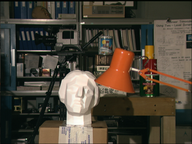
#> input picture 3dImage/1.png, 192 x 144 px, shrunk from 384 x 288 before the run
$ python BFMatching.py
#> lines starting #> are read from the running program, lines starting #| are printed output that depends on the picture
import numpy as np
import cv2 as cv
import matplotlib.pyplot as plt
img1 = cv.imread('1.png',cv.IMREAD_GRAYSCALE)          # queryImage
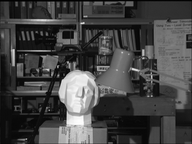
#> img1: shape (144, 192); min 0, max 254, mean 67.9
img2 = cv.imread('1.png',cv.IMREAD_GRAYSCALE) # trainImage
# Initiate ORB detector
orb = cv.ORB_create()
# find the keypoints and descriptors with ORB
kp1, des1 = orb.detectAndCompute(img1,None)
#> kp1 = 314 keypoints; strongest (x, y, size): (48, 70, 31), (76, 67, 31), (97, 67, 31), (145, 56, 31)
kp2, des2 = orb.detectAndCompute(img2,None)
#> kp2 has the same summary as kp1
# create BFMatcher object
bf = cv.BFMatcher(cv.NORM_HAMMING, crossCheck=True)
# Match descriptors.
matches = bf.match(des1,des2)
#> matches = 314 matches
# Sort them in the order of their distance.
matches = sorted(matches, key = lambda x:x.distance)
# Draw first 10 matches.
img3 = cv.drawMatches(img1,kp1,img2,kp2,matches[:10],None,flags=cv.DrawMatchesFlags_NOT_DRAW_SINGLE_POINTS)
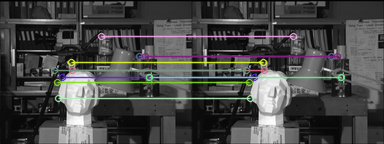
#> img3: shape (144, 384, 3); mean of channels 0, 1, 2 70.4, 71.6, 71.3; drawn as B, G, R
plt.imshow(img3),plt.show()

import numpy as np
import cv2 as cv
import matplotlib.pyplot as plt
img1 = cv.imread('1.png',cv.IMREAD_GRAYSCALE)          # queryImage
img2 = cv.imread('3.jpg',cv.IMREAD_GRAYSCALE) # trainImage
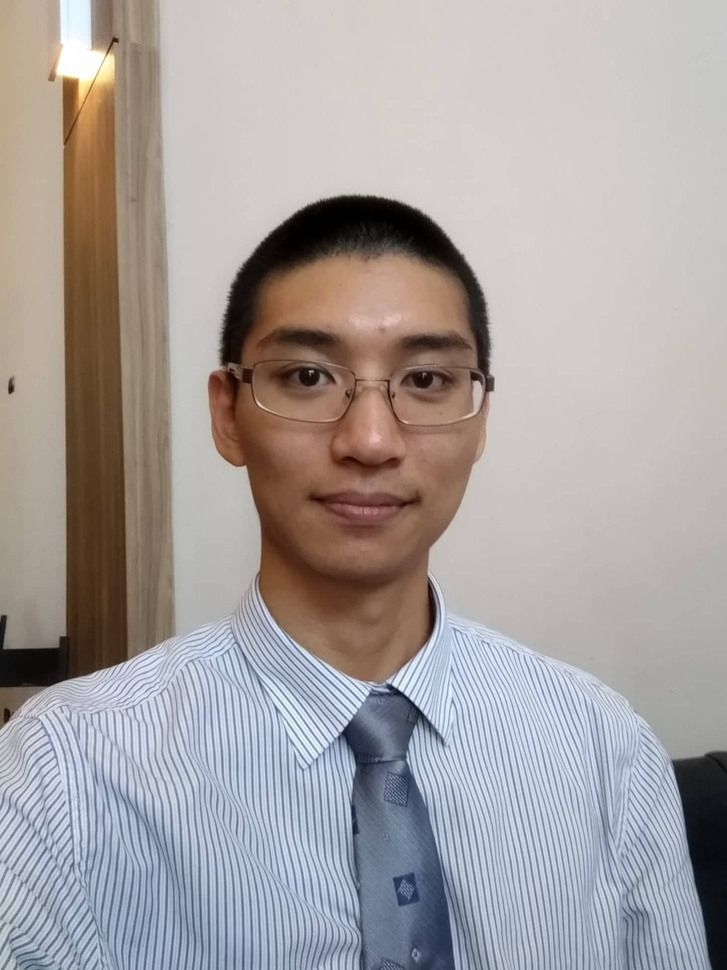
#> input picture 3dImage/3.jpg, 727 x 970 px, shrunk from 1458 x 1944 before the run
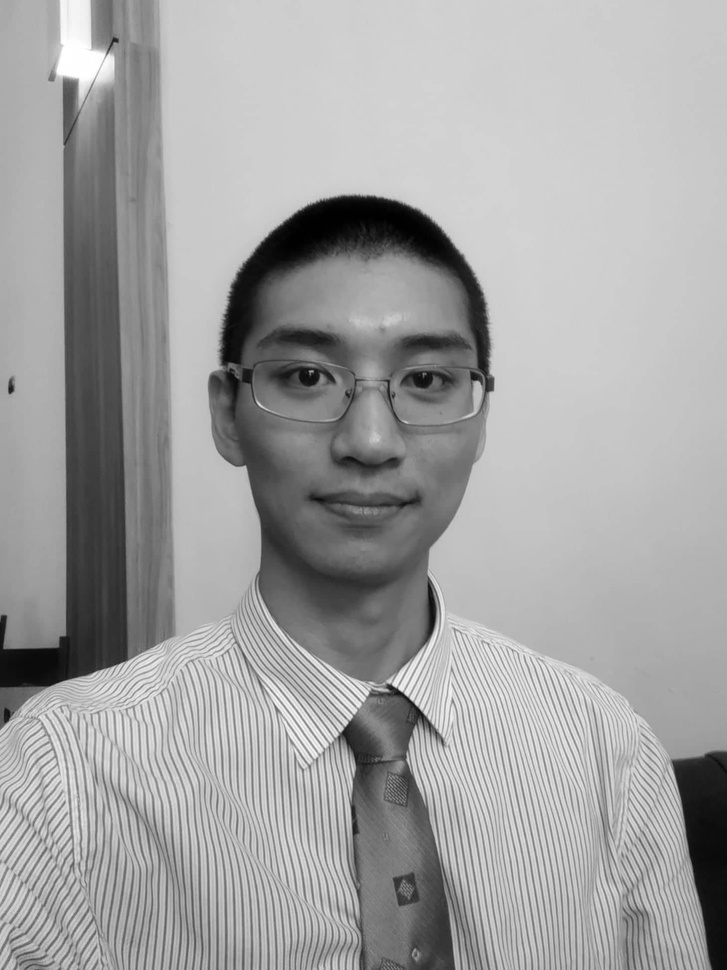
#> img2: shape (970, 727); min 0, max 255, mean 162
# Initiate SIFT detector
sift = cv.SIFT_create()
# find the keypoints and descriptors with SIFT
kp1, des1 = sift.detectAndCompute(img1,None)
#> kp1 = 286 keypoints; strongest (x, y, size): (77, 89, 23.5), (13, 51, 2.8), (13, 64, 2.1), (77, 121, 15.3)
kp2, des2 = sift.detectAndCompute(img2,None)
#> kp2 = 1593 keypoints; strongest (x, y, size): (11, 389, 4.8), (390, 687, 4.1), (489, 386, 8.2), (311, 371, 2.5)
# BFMatcher with default params
bf = cv.BFMatcher()
matches = bf.knnMatch(des1,des2,k=2)
#> matches = 286 matches
# Apply ratio test
good = []
for m,n in matches:
    if m.distance < 0.75*n.distance:
        good.append([m])
#> after the loop, good = 2 matches
# cv.drawMatchesKnn expects list of lists as matches.
img3 = cv.drawMatchesKnn(img1,kp1,img2,kp2,good,None,flags=cv.DrawMatchesFlags_NOT_DRAW_SINGLE_POINTS)
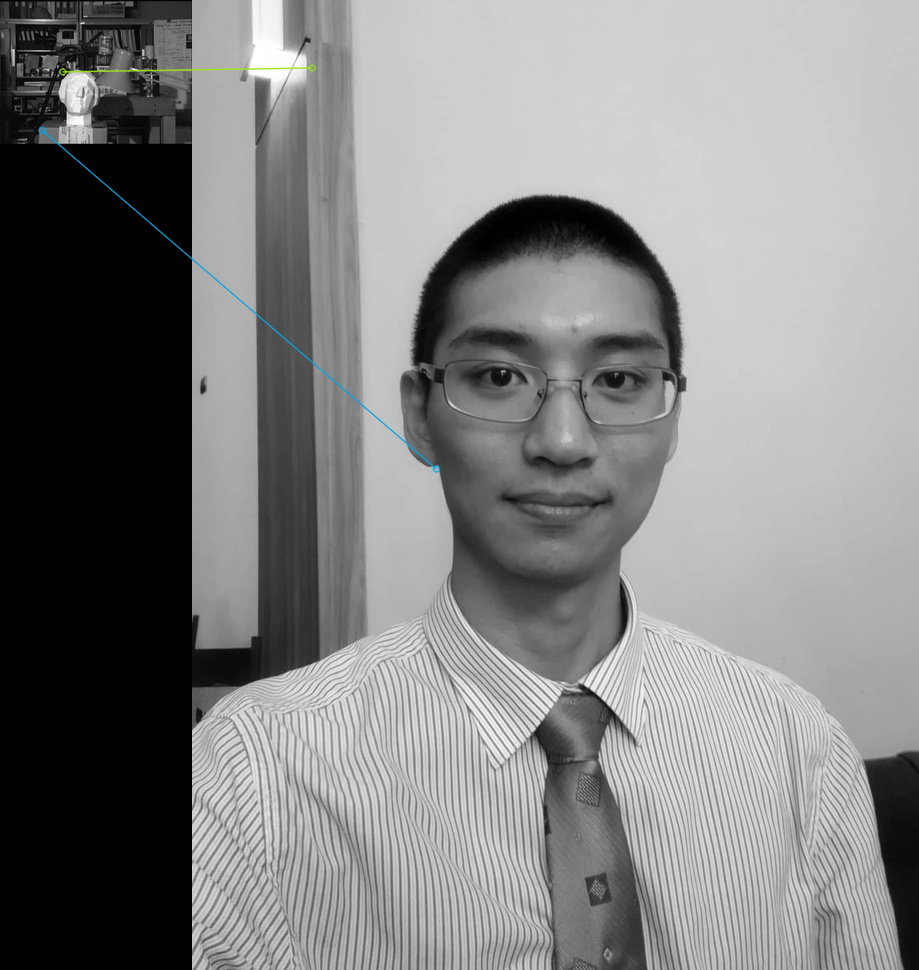
#> img3: shape (970, 919, 3); mean of channels 0, 1, 2 130.3, 130.3, 130.2; drawn as B, G, R
plt.imshow(img3),plt.show()
